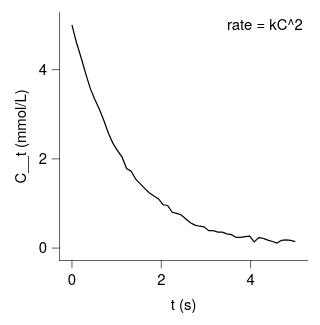

Specify this chart in Vega-Lite:
### Vega-Lite specification from a JSON file in a GitHub repository (floating-point values rounded to 4 significant figures)
{"background": null, "config": {"arc": {"fill": "#DBDBDB", "fillOpacity": 1.0, "innerRadius": 25.0, "padAngle": 0.03, "stroke": "black", "strokeOpacity": 1, "strokeWidth": 0.25}, "area": {"fill": "#DBDBDB", "fillOpacity": 1.0, "stroke": "black", "strokeOpacity": 1, "strokeWidth": 0.25}, "axis": {"domain": true, "domainCap": "round", "domainColor": "black", "domainWidth": 0.25, "grid": false, "gridCap": "round", "gridColor": "#F1F1F1", "gridDash": [0, 0], "gridOpacity": 1.0, "gridWidth": 0.25, "labelColor": "black", "labelFont": "Helvetica Neue, HelveticaNeue, Helvetica, Arial, sans-serif", "labelFontSize": 6, "labelFontStyle": "normal", "labelFontWeight": 400, "offset": 0, "ticks": true, "tickCap": "round", "tickColor": "black", "tickRound": false, "tickSize": 3, "tickWidth": 0.25, "titleColor": "black", "titleFont": "Helvetica Neue, HelveticaNeue, Helvetica, Arial, sans-serif", "titleFontSize": 6, "titleFontStyle": "normal", "titleFontWeight": 400}, "axisX": {"domain": true, "labelAlign": "center", "labelAngle": 0, "labels": true, "ticks": true, "translate": 0}, "axisY": {"domain": true, "labelAlign": "right", "labelAngle": 0, "labels": true, "ticks": true, "translate": 0}, "axisRight": {"domain": true, "labelAlign": "left", "labelAngle": 0, "labels": true, "ticks": true, "translate": 0}, "axisTop": {"domain": true, "labelAlign": "center", "labelAngle": 0, "labels": true, "ticks": true, "translate": 0}, "axisBand": {"tickOffset": 0}, "bar": {"fill": "#DBDBDB", "fillOpacity": 1.0, "stroke": "black", "strokeOpacity": 1, "strokeWidth": 0.25}, "boxplot": {"size": 9.0, "ticks": {"cornerRadius": 0.25, "fill": "black", "opacity": 1, "size": 4.5, "thickness": 0.25}, "box": {"fillOpacity": 1.0, "stroke": "black", "strokeOpacity": 1, "strokeWidth": 0.25}, "median": {"cornerRadius": 0, "fill": "black", "fillOpacity": 1.0, "opacity": 1, "size": 9.0, "thickness": 0.25}, "rule": {"fill": "black", "fillOpacity": 1.0, "size": 10.0, "stroke": "black", "strokeDash": [0, 0], "strokeOpacity": 1, "strokeWidth": 0.25}, "outliers": {"color": "black", "fill": "black", "fillOpacity": 1.0, "size": 0, "stroke": "black", "strokeOpacity": 1, "strokeWidth": 0.25}}, "circle": {"fill": "black", "fillOpacity": 1.0, "size": 1.25, "stroke": null, "strokeOpacity": 1, "strokeWidth": 0.25}, "errorband": {"band": {"fillOpacity": 0.6, "stroke": null, "strokeWidth": 0.25, "strokeOpacity": 1}, "borders": {"opacity": 0, "strokeOpacity": 1, "strokeWidth": 0.25}}, "errorbar": {"opacity": 1, "rule": {"strokeDash": [0, 0], "strokeWidth": 0.25}, "ticks": {"color": "black", "cornerRadius": 0.125, "opacity": 1, "size": 6.0, "thickness": 0.25}, "thickness": 0.25}, "font": "Helvetica Neue, HelveticaNeue, Helvetica, Arial, sans-serif", "geoshape": {"fill": "#DBDBDB", "fillOpacity": 1.0, "stroke": "black", "strokeOpacity": 1, "strokeWidth": 0.25}, "header": {"labelColor": "black", "labelFont": "Helvetica Neue, HelveticaNeue, Helvetica, Arial, sans-serif", "labelFontSize": 6, "labelFontStyle": "normal", "labelFontWeight": 400, "titleColor": "black", "titleFont": "Helvetica Neue, HelveticaNeue, Helvetica, Arial, sans-serif", "titleFontSize": 6, "titleFontStyle": "normal", "titleFontWeight": 400, "titlePadding": 0}, "legend": {"disable": false, "offset": 4.5, "titlePadding": 4, "labelOffset": 2, "gradientLabelOffset": 2, "columnPadding": 4, "rowPadding": 2, "gradientLength": 50.0, "gradientThickness": 5.0, "gradientOpacity": 1.0, "gradientStrokeColor": "black", "gradientStrokeWidth": 0.25, "labelColor": "black", "labelFont": "Helvetica Neue, HelveticaNeue, Helvetica, Arial, sans-serif", "labelFontSize": 6, "labelFontStyle": "normal", "labelFontWeight": 400, "strokeColor": "black", "strokeWidth": 0, "symbolSize": 36, "symbolStrokeColor": "black", "symbolStrokeWidth": 0.25, "titleColor": "black", "titleFont": "Helvetica Neue, HelveticaNeue, Helvetica, Arial, sans-serif", "titleFontSize": 6, "titleFontStyle": "normal", "titleFontWeight": 400}, "line": {"color": "black", "stroke": "black", "strokeCap": "butt", "strokeDash": [0, 0], "strokeOpacity": 1, "strokeWidth": 0.5}, "point": {"filled": true, "fill": "#DBDBDB", "fillOpacity": 1.0, "size": 5.0, "stroke": "black", "strokeOpacity": 1, "strokeWidth": 0.25}, "range": {"category": ["#B2B2B2", "#4A7CD3", "#008542", "#664CAF", "#509F98", "#636363", "#284F93", "#005226", "#382864", "#285753"], "diverging": {"scheme": ["#443E60", "#5F597E", "#7C759B", "#9994B6", "#B7B4CC", "#D6D5DC", "#F6F6F6", "#D1DAD9", "#A4C2BF", "#7AA9A4", "#578E89", "#37736E", "#1B5954"]}, "heatmap": {"scheme": ["#440154", "#472270", "#433E82", "#38598C", "#2C728E", "#238A8D", "#24A086", "#39B578", "#5DC862", "#96D646", "#CAE02D", "#FDE724"]}, "ordinal": {"scheme": ["#F1F1F1", "#DBDBDB", "#C6C6C6", "#B2B2B2", "#9D9D9D", "#898989", "#767676", "#636363", "#515151", "#404040", "#2F2F2F", "#1F1F1F"]}, "ramp": {"scheme": ["#440154", "#472270", "#433E82", "#38598C", "#2C728E", "#238A8D", "#24A086", "#39B578", "#5DC862", "#96D646", "#CAE02D", "#FDE724"]}}, "rule": {"color": "black", "stroke": "black", "strokeCap": "round", "strokeDash": [2, 2], "strokeOpacity": 1, "strokeWidth": 0.25}, "scale": {"barBandPaddingInner": 0.1, "rectBandPaddingInner": 0, "tickBandPaddingInner": 0.1, "bandPaddingOuter": 0.1, "bandWithNestedOffsetPaddingInner": 0.2, "bandWithNestedOffsetPaddingOuter": 0.2, "offsetBandPaddingInner": 0, "offsetBandPaddingOuter": 0, "continuousPadding": 5.0, "round": false}, "rect": {"fill": "#DBDBDB", "fillOpacity": 1.0, "stroke": "black", "strokeOpacity": 1, "strokeWidth": 0.25}, "square": {"fill": "#DBDBDB", "fillOpacity": 1.0, "size": 10.0, "stroke": "black", "strokeOpacity": 1, "strokeWidth": 0.25}, "text": {"color": "black", "font": "Helvetica Neue, HelveticaNeue, Helvetica, Arial, sans-serif", "fontSize": 6, "fontStyle": "normal", "fontWeight": 400}, "tick": {"color": "black", "cornerRadius": 0.125, "opacity": 1.0, "size": 9.0, "thickness": 0.25}, "title": {"anchor": "middle", "frame": "group", "color": "black", "font": "Helvetica Neue, HelveticaNeue, Helvetica, Arial, sans-serif", "fontSize": 6, "fontStyle": "normal", "fontWeight": 400, "subtitleColor": "black", "subtitleFont": "Helvetica Neue, HelveticaNeue, Helvetica, Arial, sans-serif", "subtitleFontSize": 6, "subtitleFontStyle": "normal", "subtitleFontWeight": 400}, "trail": {"color": "black", "opacity": 1, "size": 0.5}, "view": {"continuousWidth": 100, "continuousHeight": 100, "discreteWidth": 100, "discreteHeight": 100, "fill": null, "stroke": null, "strokeWidth": 0.25}}, "layer": [{"data": {"name": "data-d9e1c29cdd3676be447278dfe7262d7e"}, "mark": {"type": "line"}, "encoding": {"x": {"field": "t", "title": "t (s)", "type": "quantitative", "scale": {"nice": false}}, "y": {"field": "C", "title": "C__t (mmol/L)", "type": "quantitative", "scale": {"nice": false}}}}, {"data": {"values": [{"__dysonsphere__": 1}]}, "mark": {"type": "text", "align": "right", "angle": 0, "baseline": "top", "dx": 0, "dy": 0, "opacity": 1.0}, "encoding": {"text": {"value": "rate = kC^2"}, "x": {"value": 98}, "y": {"value": 2}}}], "$schema": "https://vega.github.io/schema/vega-lite/v6.4.1.json", "datasets": {"data-d9e1c29cdd3676be447278dfe7262d7e": [{"t": 0.0, "C": 5.005}, {"t": 0.102, "C": 4.603}, {"t": 0.2041, "C": 4.272}, {"t": 0.3061, "C": 3.918}, {"t": 0.4082, "C": 3.586}, {"t": 0.5102, "C": 3.339}, {"t": 0.6122, "C": 3.116}, {"t": 0.7143, "C": 2.861}, {"t": 0.8163, "C": 2.574}, {"t": 0.9184, "C": 2.348}, {"t": 1.02, "C": 2.185}, {"t": 1.122, "C": 2.039}, {"t": 1.224, "C": 1.784}, {"t": 1.327, "C": 1.721}, {"t": 1.429, "C": 1.545}, {"t": 1.531, "C": 1.44}, {"t": 1.633, "C": 1.333}, {"t": 1.735, "C": 1.236}, {"t": 1.837, "C": 1.167}, {"t": 1.939, "C": 1.102}, {"t": 2.041, "C": 0.9719}, {"t": 2.143, "C": 0.9551}, {"t": 2.245, "C": 0.8033}, {"t": 2.347, "C": 0.7789}, {"t": 2.449, "C": 0.741}, {"t": 2.551, "C": 0.6534}, {"t": 2.653, "C": 0.569}, {"t": 2.755, "C": 0.5149}, {"t": 2.857, "C": 0.4902}, {"t": 2.959, "C": 0.4775}, {"t": 3.061, "C": 0.3915}, {"t": 3.163, "C": 0.3897}, {"t": 3.265, "C": 0.3605}, {"t": 3.367, "C": 0.3597}, {"t": 3.469, "C": 0.3202}, {"t": 3.571, "C": 0.3014}, {"t": 3.673, "C": 0.2385}, {"t": 3.776, "C": 0.2387}, {"t": 3.878, "C": 0.2561}, {"t": 3.98, "C": 0.2669}, {"t": 4.082, "C": 0.1406}, {"t": 4.184, "C": 0.2365}, {"t": 4.286, "C": 0.216}, {"t": 4.388, "C": 0.1807}, {"t": 4.49, "C": 0.1483}, {"t": 4.592, "C": 0.1144}, {"t": 4.694, "C": 0.1753}, {"t": 4.796, "C": 0.1862}, {"t": 4.898, "C": 0.1714}, {"t": 5.0, "C": 0.1442}]}}
